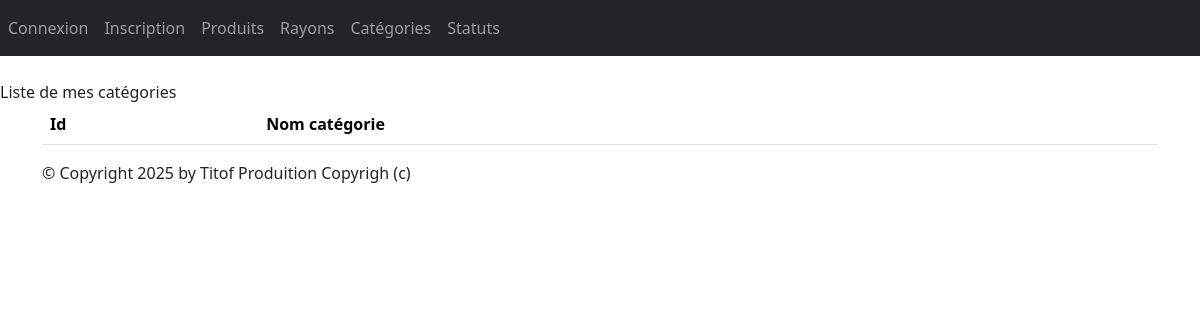
Before: /monApp/categories/ with the older database file.
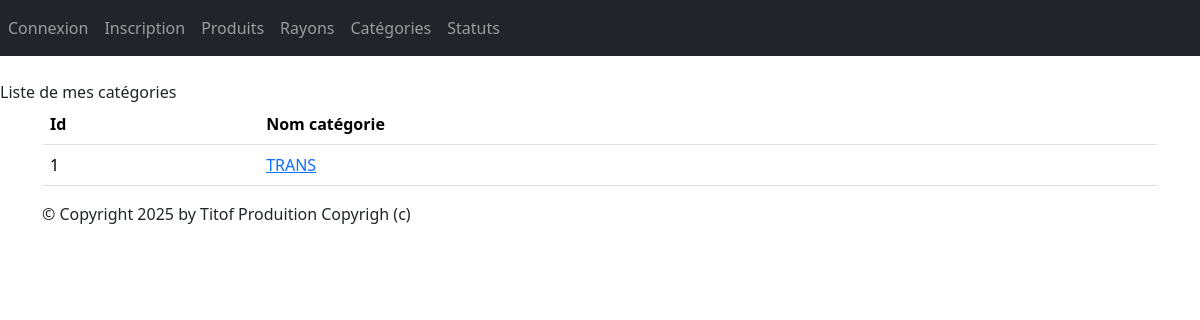
After: the same page with the newer database file.
### monApp/models.py (models this page shows, shortened)
class Categorie(models.Model):
    idCat = models.AutoField(primary_key=True)
    nomCat = models.CharField(max_length=100)

### monApp/views.py (the view)
# urls.py: path("categories/", CategorieListView.as_view(), name="categories"),
class CategorieListView(ListView):
    model = Categorie
    template_name = "monApp/list_categories.html"
    context_object_name = "cats"
    def get_queryset(self ) :
        return Categorie.objects.order_by("nomCat")
    def get_context_data(self, **kwargs):
        context = super(CategorieListView, self).get_context_data(**kwargs)
        context['titremenu'] = "Liste de mes catégories"
        return context

### monApp/templates/monApp/list_categories.html
{% extends 'monApp/base.html' %}
{% block menu %}
{{titremenu}}
{% endblock %}
{% block contenu %}
<table class="table">
<thead>
<th>Id</th>
<th>Nom catégorie</th>
</thead>
<tbody>
{% for cat in cats %}
<tr>
<td>{{ cat.idCat }} </td>
<td><a href="{% url 'dtl_cat' cat.idCat %}">{{ cat.nomCat | upper }}</a></td>
</tr>
{% endfor %}
</tbody>
</table>
{% endblock %}

Changed rows visible on the page:
added Categorie: idCat "1", nomCat "TRANS"
